Frame 1 (no input): blank canvas, image omitted
Frame 60 (no input): blank canvas, image omitted
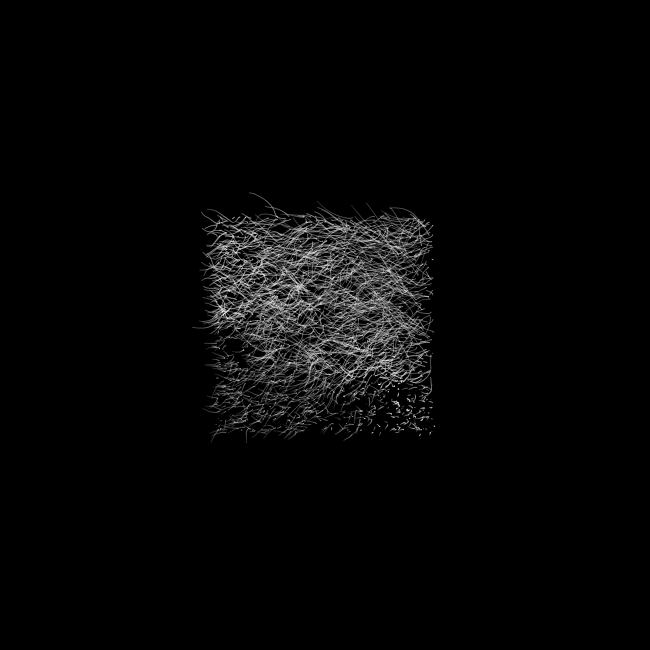
Frame 120 (the mouse pressed at the canvas centre since frame 60)

The p5.js sketch whose frames 1 and 60 were blank and that drew this single picture after the mouse press (run headless with seeded random() and noise() and a simulated clock; from frame 60 on, the mouse is pressed at the canvas centre):

// p5.js sketch
// ── sketch.js
//Press the mouse (can press longer) to see it flow
//Press "delete" on Mac keyboard to clear the canvas

var pts = [];
var formSize;
function setup() {
  createCanvas(650, 650);
  smooth();
  frameRate(30);
  rectMode(CENTER);
  background(0);
  formSize=width/3;
  //rect(width/2,height/2,formSize,formSize);
  
}

function draw() {
  
  if (mouseIsPressed){
    drawPts();
  }
  for(var i=0;i<pts.length;i++){
    pts[i].update();
    pts[i].display();
    if(i==2){
    console.log("pts[2].vel="+pts[2].vel);
      console.log("pts[2].acc="+pts[2].acc);
    }
    // console.log("pts "+i+".vel="+pts[i].vel);
  }
  
  for (var i=pts.length-1; i>-1; i--) {
    if (pts[i].dead) {
      pts.splice(i,1);
      if(i==2){
        console.log("pts[2] is dead.");
      }
    }
  }
  //console.log("pts[2].vel="+pts[2].vel);
}

function keyPressed(){
  if (keyCode === BACKSPACE){
    for (var i=pts.length-1;i>-1;i--) {
      pts[i].splice(i,1);
    }
    background(0);
  }
}


function drawPts(){
  for (var j=0;j<35;j++) {
    var newP = new Particle(random(width/2-formSize/2,width/2+formSize/2), random(height/2-formSize/2,height/2+formSize/2), j+pts.length, j+pts.length);
    pts.push(newP);
  }
}

function Particle(x, y, xOffset, yOffset){
  this.passedLife=0;
  this.dead=false;
  this.loc = new createVector(x,y);
  var randDegrees = random(360);
  this.vel = new createVector(cos(radians(randDegrees)), sin(radians(randDegrees)));
  this.vel.mult(random(-2,0));//vel negative
	//console.log("pts.vel="+this.vel);
  this.acc = new createVector(0,0);
  
  if(y<(height/2+formSize/4) && x>(width/2-formSize/4)){
    this.lifeSpan = random(20, 120);// may be noise
  }
  else if(y<height/2 && x<width/2){
    this.lifeSpan = random(20, 80);// may be noise
  }
  else{
    this.lifeSpan = random(0, 20);// may be noise
  }


  this.decay = random(0.55, 0.65);

  this.xOffset = xOffset;
  this.yOffset = yOffset;
  
  this.update=function(){
    if(this.passedLife>=this.lifeSpan){
      this.dead = true;
    }else{
      this.passedLife=this.passedLife+1;
    }

    this.alpha = (this.lifeSpan-this.passedLife)/this.lifeSpan * 70+50;
    this.acc.set(0,0);

    var rn = (noise((this.loc.x+frameCount+this.xOffset)*0.02, (this.loc.y+frameCount+this.yOffset)*0.02)-0.5)*1.5*PI;

    var mag = noise((this.loc.y+frameCount)*0.01, (this.loc.x+frameCount)*0.01);
    var dir = createVector(cos(rn),sin(rn));
    dir.mult(-1);
    this.acc.add(dir);
    this.acc.mult(mag);
    
    //this.acc.mult(-1);

    this.vel.add(this.acc);
    this.vel.mult(this.decay);
    this.vel.limit(5);
    this.loc.add(this.vel);
  }

  this.display = function(){
    strokeWeight(1);
    stroke(255, 255,255,this.alpha);

    point(this.loc.x, this.loc.y);
    
  }

}
